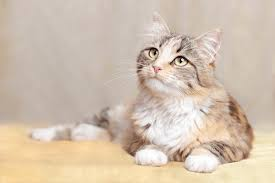
#> input picture python/opencv/photos/cat_large.jpg, 275 x 183 px, found by its file name
$ python draw.py
#> lines starting #> are read from the running program, lines starting #| are printed output that depends on the picture
import cv2 as cv
import numpy as np

image = cv.imread(r"C:\Users\kkamb\OneDrive\Desktop\code_learn\python\opencv\photos\cat_large.jpg");
#> image is the input picture: shape (183, 275, 3); mean B, G, R 175.6, 193.4, 210.4
blank=np.zeros(( 500,500,3),dtype='uint8');
cv.imshow('Blank', blank);


# paint a frame to a certain color
# blank[200:300,300:400]=0,0,0
# cv.imshow('Green',blank);

# # draw a rectangle
# cv.rectangle(image ,(10,10),(image.shape[1]//2,blank.shape[0]//2),(0,55,143),thickness=3 ,lineType=1);
# cv.imshow('Rectangle', image );


# #draw a circle

# cv.circle(blank, (blank.shape[1]//2,blank.shape[0]//2), 40,(0,255,2), thickness= 3);
# cv.imshow('Circle', blank);

# cv.circle(blank, (255,255),40,(255,2,55),thickness= -1);
# cv.imshow('Circle', blank);

# # draw a line
# cv.line(blank,(0,0),(255,255),(0,255,0),thickness=2);
# cv.imshow('line', blank);


# cv.imshow('Cat', image);

# draw a text
cv.putText(blank,'Hi there is opencv', (2,255), cv.FONT_HERSHEY_TRIPLEX, 1.0, (0,55,56), thickness=2);
cv.imshow('Text', blank);
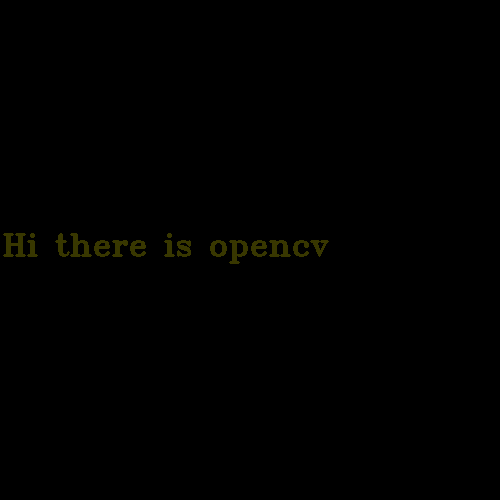
#> window 'Text': shape (500, 500, 3); mean B, G, R 0, 0.6, 0.6
#> (the run stopped early here; a loop or call above may not have finished)
